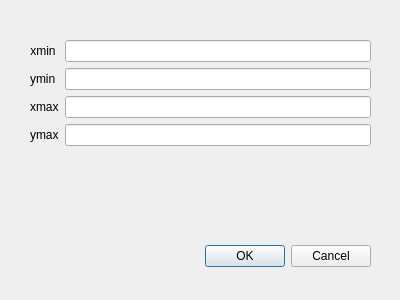
<?xml version="1.0" encoding="UTF-8"?>
<ui version="4.0">
 <class>BboxDialog</class>
 <widget class="QDialog" name="BboxDialog">
  <property name="geometry">
   <rect>
    <x>0</x>
    <y>0</y>
    <width>400</width>
    <height>300</height>
   </rect>
  </property>
  <property name="windowTitle">
   <string>Dialog</string>
  </property>
  <widget class="QDialogButtonBox" name="buttonBox">
   <property name="geometry">
    <rect>
     <x>30</x>
     <y>240</y>
     <width>341</width>
     <height>32</height>
    </rect>
   </property>
   <property name="orientation">
    <enum>Qt::Horizontal</enum>
   </property>
   <property name="standardButtons">
    <set>QDialogButtonBox::Cancel|QDialogButtonBox::Ok</set>
   </property>
  </widget>
  <widget class="QWidget" name="formLayoutWidget">
   <property name="geometry">
    <rect>
     <x>30</x>
     <y>40</y>
     <width>341</width>
     <height>171</height>
    </rect>
   </property>
   <layout class="QFormLayout" name="formLayout">
    <item row="0" column="0">
     <widget class="QLabel" name="label_1">
      <property name="text">
       <string>xmin</string>
      </property>
      <property name="alignment">
       <set>Qt::AlignCenter</set>
      </property>
     </widget>
    </item>
    <item row="0" column="1">
     <widget class="QLineEdit" name="xmin"/>
    </item>
    <item row="2" column="1">
     <widget class="QLineEdit" name="ymin"/>
    </item>
    <item row="4" column="0">
     <widget class="QLabel" name="label_3">
      <property name="text">
       <string>xmax</string>
      </property>
     </widget>
    </item>
    <item row="4" column="1">
     <widget class="QLineEdit" name="xmax"/>
    </item>
    <item row="6" column="0">
     <widget class="QLabel" name="label_4">
      <property name="text">
       <string>ymax</string>
      </property>
     </widget>
    </item>
    <item row="6" column="1">
     <widget class="QLineEdit" name="ymax"/>
    </item>
    <item row="2" column="0">
     <widget class="QLabel" name="label_2">
      <property name="text">
       <string>ymin</string>
      </property>
     </widget>
    </item>
   </layout>
  </widget>
 </widget>
 <resources/>
 <connections>
  <connection>
   <sender>buttonBox</sender>
   <signal>accepted()</signal>
   <receiver>BboxDialog</receiver>
   <slot>accept()</slot>
   <hints>
    <hint type="sourcelabel">
     <x>248</x>
     <y>254</y>
    </hint>
    <hint type="destinationlabel">
     <x>157</x>
     <y>274</y>
    </hint>
   </hints>
  </connection>
  <connection>
   <sender>buttonBox</sender>
   <signal>rejected()</signal>
   <receiver>BboxDialog</receiver>
   <slot>reject()</slot>
   <hints>
    <hint type="sourcelabel">
     <x>316</x>
     <y>260</y>
    </hint>
    <hint type="destinationlabel">
     <x>286</x>
     <y>274</y>
    </hint>
   </hints>
  </connection>
 </connections>
</ui>
